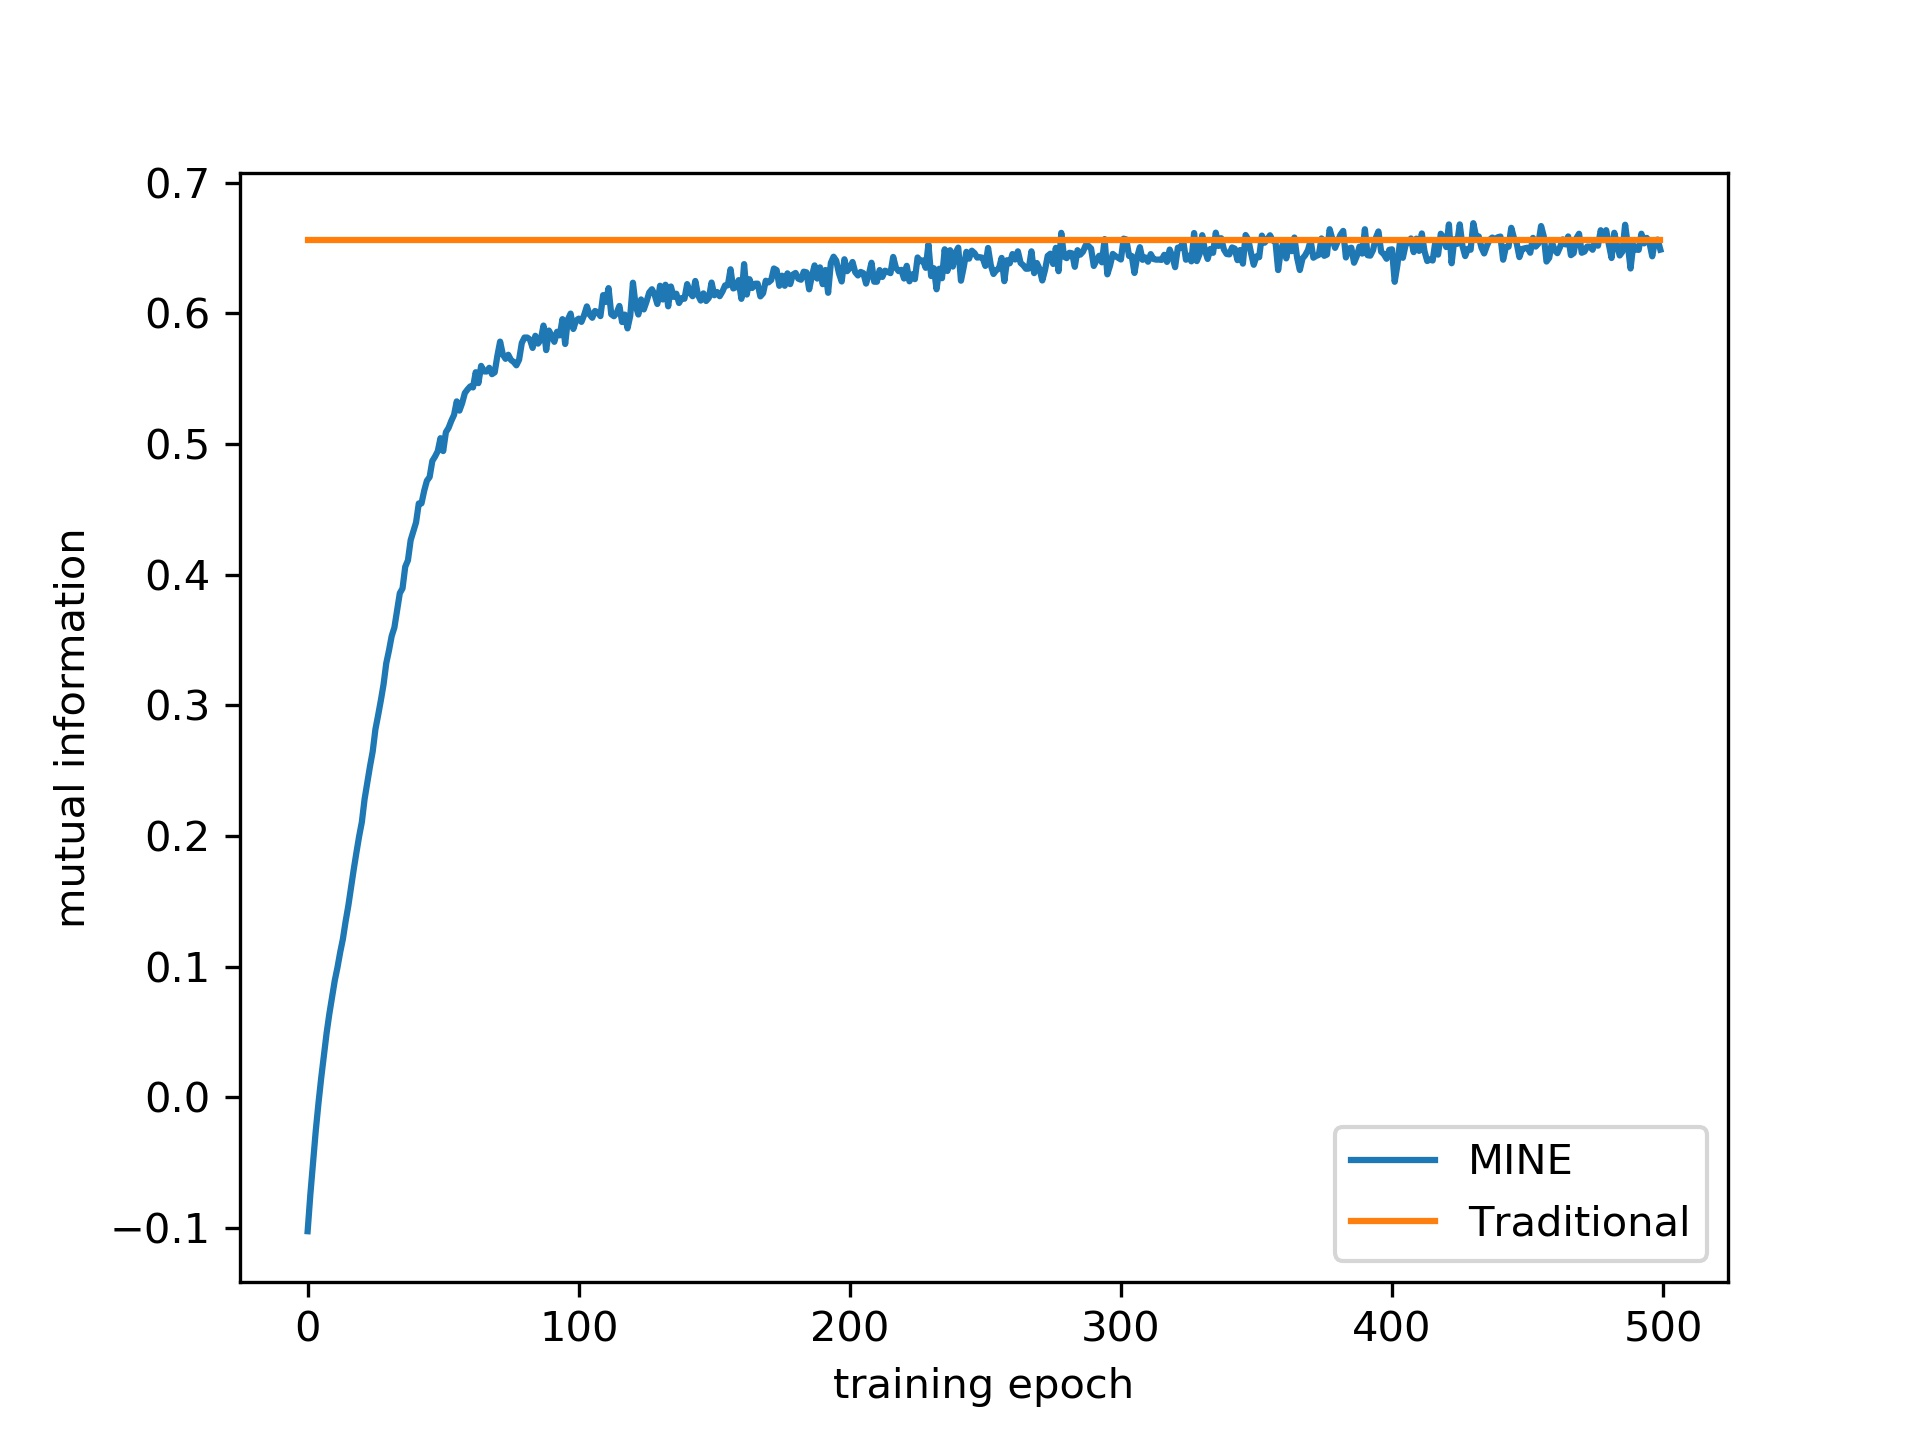

Here is the Python script that generated this plot:
# MINE: Mutual Information Neural Estimation
# https://github.com/MasanoriYamada/Mine_pytorch/blob/master/mine.ipynb

import torch
import torch.nn as nn
import torch.nn.functional as F
from tqdm import tqdm
import numpy as np
import matplotlib.pyplot as plt

# data
var = 0.2
def func(x):
    return x

def gen_x(data_size):
    return np.sign(np.random.normal(loc=0., scale=1., size=[data_size,1]))

def gen_y(x, data_size):
    return func(x) + np.random.normal(loc=0., scale=np.sqrt(var), size=[data_size,1])


x = gen_x(data_size=20000)
y = gen_y(x, data_size=20000)       # y服从均值为x, 方差为var的分布

# Calculate mutual information using traditional method
p_y_x = np.exp(-(y-x)**2/(2*var))         # 考虑 x,y 相互关联时
p_y_x_minus = np.exp(-(y+1)**2/(2*var))   # 当 x=-1 时
p_y_x_plus = np.exp(-(y-1)**2/(2*var))    # 当 x= 1 时
mi = np.average(np.log(p_y_x/(0.5*p_y_x_minus+0.5*p_y_x_plus)))   # KL[p(x,y) || p(x)*p(y)]
print("Mutual Information by Traditional Method:", mi)

# MINE
class Net(nn.Module):
    def __init__(self):
    	# 求 T(x,y), 输入 x,y 输出 T
        super(Net, self).__init__()
        self.fc1 = nn.Linear(1, 10)
        self.fc2 = nn.Linear(1, 10)
        self.fc3 = nn.Linear(10, 1)

    def forward(self, x, y):
        h1 = F.relu(self.fc1(x)+self.fc2(y))
        h2 = self.fc3(h1)
        return h2


model = Net()
optimizer = torch.optim.Adam(model.parameters(), lr=0.01)
loss_total = []

for epoch in tqdm(range(500)):
    x_sample = torch.as_tensor(gen_x(data_size=20000), dtype=torch.float32)              # x
    y_sample = torch.as_tensor(gen_y(x_sample, data_size=20000), dtype=torch.float32)    # y 与 x 是有关的
    y_shuffle = torch.as_tensor(np.random.permutation(y_sample), dtype=torch.float32)    # y 与 x 是独立的
    
    # use samples as the trainable parameter
    x_sample = torch.nn.Parameter(x_sample)
    y_sample = torch.nn.Parameter(y_sample)
    y_shuffle = torch.nn.Parameter(y_shuffle)

	# MINE
    pred_xy = model(x_sample, y_sample)        # T(X,Y) where Y from Joint
    pred_x_y = model(x_sample, y_shuffle)      # T(X,Y) where Y from Marginal
    ret = torch.mean(pred_xy) - torch.log(torch.mean(torch.exp(pred_x_y)))  # I(X,Y)

    # train
    model.zero_grad()
    loss = -ret                                # maximize the I(X,Y)
    loss.backward()                            # compute the gradient
    optimizer.step()                           # step the gradient
    loss_total.append(-loss.item())            # record the mutual information
    # print("epoch:", epoch, ", loss:", loss.item())
    
plt.plot(np.arange(len(loss_total)), loss_total, label="MINE")                  # MINE
plt.plot(np.arange(len(loss_total)), [mi]*len(loss_total), label="Traditional") # traditional 
plt.xlabel("training epoch")
plt.ylabel("mutual information")
plt.legend()
plt.savefig("mine_simple.jpg", dpi=300)
plt.show()

